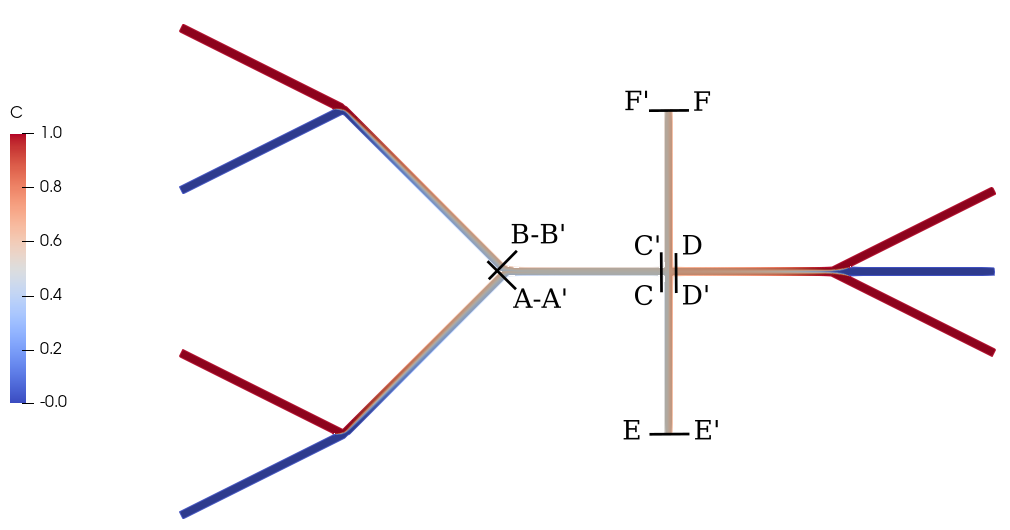

Recreate this plot in Python.
# trace generated using paraview version 5.10.1
#import paraview
#paraview.compatibility.major = 5
#paraview.compatibility.minor = 10

#### import the simple module from the paraview
from paraview.simple import *
#### disable automatic camera reset on 'Show'
paraview.simple._DisableFirstRenderCameraReset()

# get active source.
concentrationFieldOpenFOAM = GetActiveSource()

# get active view
renderView1 = GetActiveViewOrCreate('RenderView')

# show data in view
concentrationFieldOpenFOAMDisplay = Show(concentrationFieldOpenFOAM, renderView1, 'GeometryRepresentation')

# trace defaults for the display properties.
concentrationFieldOpenFOAMDisplay.Representation = 'Surface'
concentrationFieldOpenFOAMDisplay.ColorArrayName = [None, '']
concentrationFieldOpenFOAMDisplay.SelectTCoordArray = 'None'
concentrationFieldOpenFOAMDisplay.SelectNormalArray = 'None'
concentrationFieldOpenFOAMDisplay.SelectTangentArray = 'None'
concentrationFieldOpenFOAMDisplay.OSPRayScaleArray = 'U'
concentrationFieldOpenFOAMDisplay.OSPRayScaleFunction = 'PiecewiseFunction'
concentrationFieldOpenFOAMDisplay.SelectOrientationVectors = 'None'
concentrationFieldOpenFOAMDisplay.ScaleFactor = 0.00100447215118038
concentrationFieldOpenFOAMDisplay.SelectScaleArray = 'None'
concentrationFieldOpenFOAMDisplay.GlyphType = 'Arrow'
concentrationFieldOpenFOAMDisplay.GlyphTableIndexArray = 'None'
concentrationFieldOpenFOAMDisplay.GaussianRadius = 5.0223607559019e-05
concentrationFieldOpenFOAMDisplay.SetScaleArray = ['POINTS', 'U']
concentrationFieldOpenFOAMDisplay.ScaleTransferFunction = 'PiecewiseFunction'
concentrationFieldOpenFOAMDisplay.OpacityArray = ['POINTS', 'U']
concentrationFieldOpenFOAMDisplay.OpacityTransferFunction = 'PiecewiseFunction'
concentrationFieldOpenFOAMDisplay.DataAxesGrid = 'GridAxesRepresentation'
concentrationFieldOpenFOAMDisplay.PolarAxes = 'PolarAxesRepresentation'

# init the 'PiecewiseFunction' selected for 'ScaleTransferFunction'
concentrationFieldOpenFOAMDisplay.ScaleTransferFunction.Points = [-0.04500482603907585, 0.0, 0.5, 0.0, 0.05998624861240387, 1.0, 0.5, 0.0]

# init the 'PiecewiseFunction' selected for 'OpacityTransferFunction'
concentrationFieldOpenFOAMDisplay.OpacityTransferFunction.Points = [-0.04500482603907585, 0.0, 0.5, 0.0, 0.05998624861240387, 1.0, 0.5, 0.0]

# reset view to fit data
renderView1.ResetCamera(False)

# update the view to ensure updated data information
renderView1.Update()

# set scalar coloring
ColorBy(concentrationFieldOpenFOAMDisplay, ('FIELD', 'vtkBlockColors'))

# show color bar/color legend
concentrationFieldOpenFOAMDisplay.SetScalarBarVisibility(renderView1, True)

# get color transfer function/color map for 'vtkBlockColors'
vtkBlockColorsLUT = GetColorTransferFunction('vtkBlockColors')

# get opacity transfer function/opacity map for 'vtkBlockColors'
vtkBlockColorsPWF = GetOpacityTransferFunction('vtkBlockColors')

# Properties modified on concentrationFieldOpenFOAM
concentrationFieldOpenFOAM.Fields = ['C', 'U', 'p']

# update the view to ensure updated data information
renderView1.Update()

# set scalar coloring
ColorBy(concentrationFieldOpenFOAMDisplay, ('CELLS', 'C'))

# Hide the scalar bar for this color map if no visible data is colored by it.
HideScalarBarIfNotNeeded(vtkBlockColorsLUT, renderView1)

# rescale color and/or opacity maps used to include current data range
concentrationFieldOpenFOAMDisplay.RescaleTransferFunctionToDataRange(True, False)

# show color bar/color legend
concentrationFieldOpenFOAMDisplay.SetScalarBarVisibility(renderView1, True)

# get color transfer function/color map for 'C'
cLUT = GetColorTransferFunction('C')

# get opacity transfer function/opacity map for 'C'
cPWF = GetOpacityTransferFunction('C')

# get animation scene
animationScene1 = GetAnimationScene()

animationScene1.GoToLast()

# create a new 'Slice'
slice1 = Slice(registrationName='Slice1', Input=concentrationFieldOpenFOAM)
slice1.SliceType = 'Plane'
slice1.HyperTreeGridSlicer = 'Plane'
slice1.SliceOffsetValues = [0.0]

# init the 'Plane' selected for 'SliceType'
slice1.SliceType.Origin = [0.0050000000755972, 0.002999999935127562, 4.999999873689376e-05]

# init the 'Plane' selected for 'HyperTreeGridSlicer'
slice1.HyperTreeGridSlicer.Origin = [0.0050000000755972, 0.002999999935127562, 4.999999873689376e-05]

# Properties modified on slice1.SliceType
slice1.SliceType.Normal = [0.0, 0.0, 1.0]

# show data in view
slice1Display = Show(slice1, renderView1, 'GeometryRepresentation')

# trace defaults for the display properties.
slice1Display.Representation = 'Surface'
slice1Display.ColorArrayName = ['CELLS', 'C']
slice1Display.LookupTable = cLUT
slice1Display.SelectTCoordArray = 'None'
slice1Display.SelectNormalArray = 'None'
slice1Display.SelectTangentArray = 'None'
slice1Display.OSPRayScaleArray = 'C'
slice1Display.OSPRayScaleFunction = 'PiecewiseFunction'
slice1Display.SelectOrientationVectors = 'None'
slice1Display.ScaleFactor = 0.00100447215118038
slice1Display.SelectScaleArray = 'C'
slice1Display.GlyphType = 'Arrow'
slice1Display.GlyphTableIndexArray = 'C'
slice1Display.GaussianRadius = 5.0223607559019e-05
slice1Display.SetScaleArray = ['POINTS', 'C']
slice1Display.ScaleTransferFunction = 'PiecewiseFunction'
slice1Display.OpacityArray = ['POINTS', 'C']
slice1Display.OpacityTransferFunction = 'PiecewiseFunction'
slice1Display.DataAxesGrid = 'GridAxesRepresentation'
slice1Display.PolarAxes = 'PolarAxesRepresentation'

# init the 'PiecewiseFunction' selected for 'ScaleTransferFunction'
slice1Display.ScaleTransferFunction.Points = [-3.8517500305621927e-35, 0.0, 0.5, 0.0, 1.0000100135803223, 1.0, 0.5, 0.0]

# init the 'PiecewiseFunction' selected for 'OpacityTransferFunction'
slice1Display.OpacityTransferFunction.Points = [-3.8517500305621927e-35, 0.0, 0.5, 0.0, 1.0000100135803223, 1.0, 0.5, 0.0]

# hide data in view
Hide(concentrationFieldOpenFOAM, renderView1)

# show color bar/color legend
slice1Display.SetScalarBarVisibility(renderView1, True)

# update the view to ensure updated data information
renderView1.Update()

# toggle 3D widget visibility (only when running from the GUI)
Hide3DWidgets(proxy=slice1.SliceType)

# Properties modified on renderView1
renderView1.OrientationAxesVisibility = 0

# get color legend/bar for cLUT in view renderView1
cLUTColorBar = GetScalarBar(cLUT, renderView1)

# change scalar bar placement
cLUTColorBar.Position = [0.8940639269406393, 0.014687882496940025]

# Properties modified on cLUTColorBar
cLUTColorBar.TitleJustification = 'Left'
cLUTColorBar.HorizontalTitle = 1
cLUTColorBar.RangeLabelFormat = '%-#6.1f'

# change scalar bar placement
cLUTColorBar.WindowLocation = 'Any Location'
cLUTColorBar.Position = [0.055707762557077586, 0.3623011015911873]
cLUTColorBar.ScalarBarLength = 0.3299999999999999

# change scalar bar placement
cLUTColorBar.Position = [0.01004566210045658, 0.3610771113831089]

# get layout
layout1 = GetLayout()

# layout/tab size in pixels
layout1.SetSize(1095, 817)

# current camera placement for renderView1
renderView1.CameraPosition = [0.004507012627616687, 0.0027930041743339288, 0.01880463672602732]
renderView1.CameraFocalPoint = [0.004507012627616687, 0.0027930041743339288, 4.999999873689376e-05]
renderView1.CameraParallelScale = 0.005873409174492389

# save screenshot
SaveScreenshot('/home/michel/Git/mmft-CFD-cases/DiffusiveMixing/complex-mixer/concentrationField/complex-concentration-result.png', renderView1, ImageResolution=[1095, 817],
    OverrideColorPalette='WhiteBackground',
    TransparentBackground=1)

#================================================================
# addendum: following script captures some of the application
# state to faithfully reproduce the visualization during playback
#================================================================

#--------------------------------
# saving layout sizes for layouts

# layout/tab size in pixels
layout1.SetSize(1095, 817)

#-----------------------------------
# saving camera placements for views

# current camera placement for renderView1
renderView1.CameraPosition = [0.004507012627616687, 0.0027930041743339288, 0.01880463672602732]
renderView1.CameraFocalPoint = [0.004507012627616687, 0.0027930041743339288, 4.999999873689376e-05]
renderView1.CameraParallelScale = 0.005873409174492389

#--------------------------------------------
# uncomment the following to render all views
# RenderAllViews()
# alternatively, if you want to write images, you can use SaveScreenshot(...).
